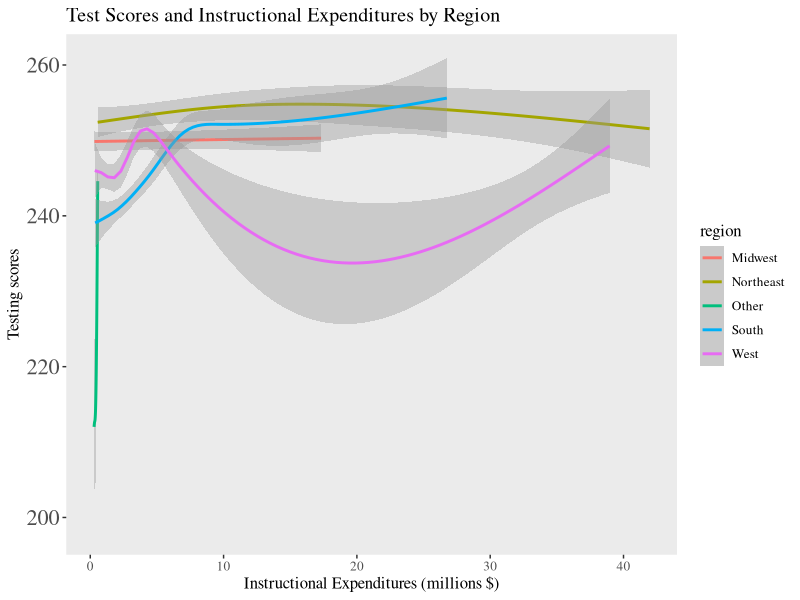
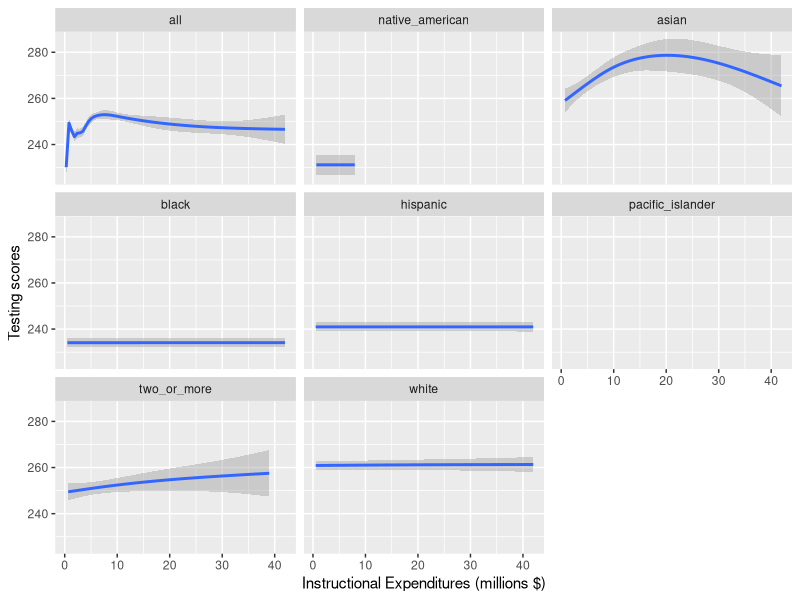
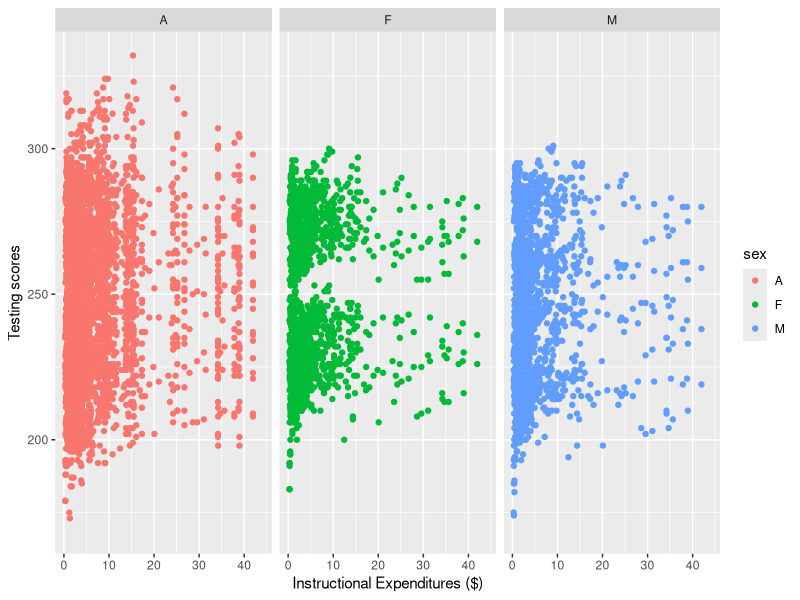
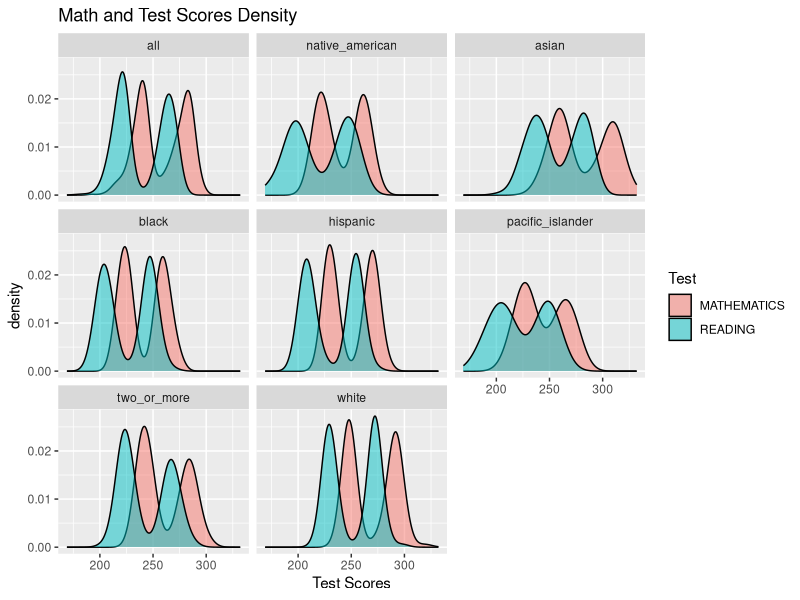
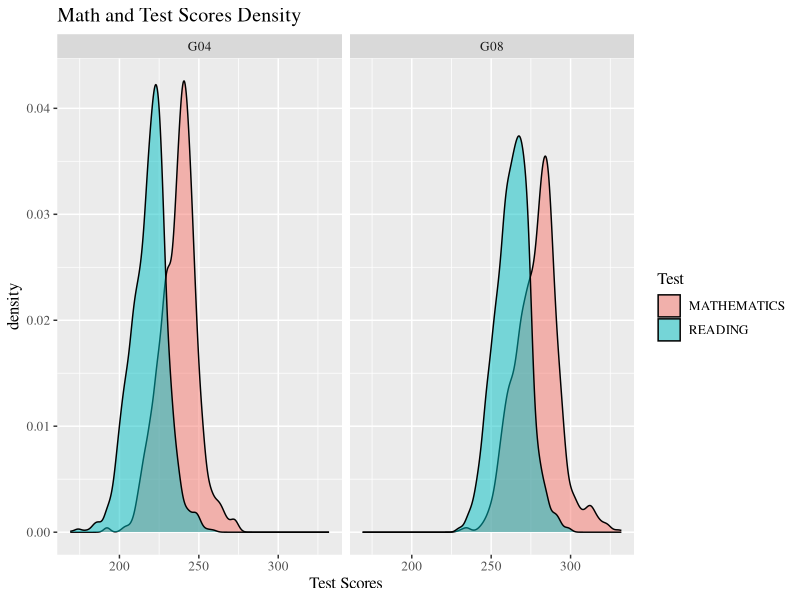
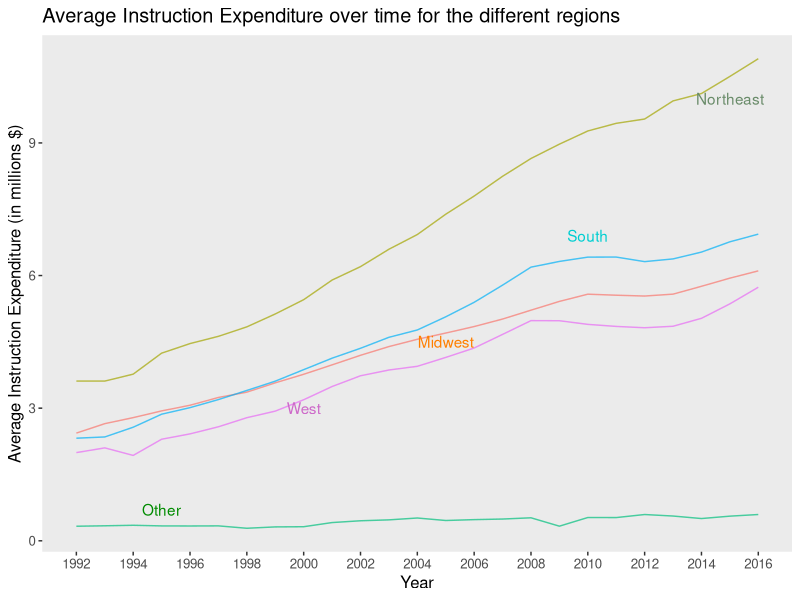
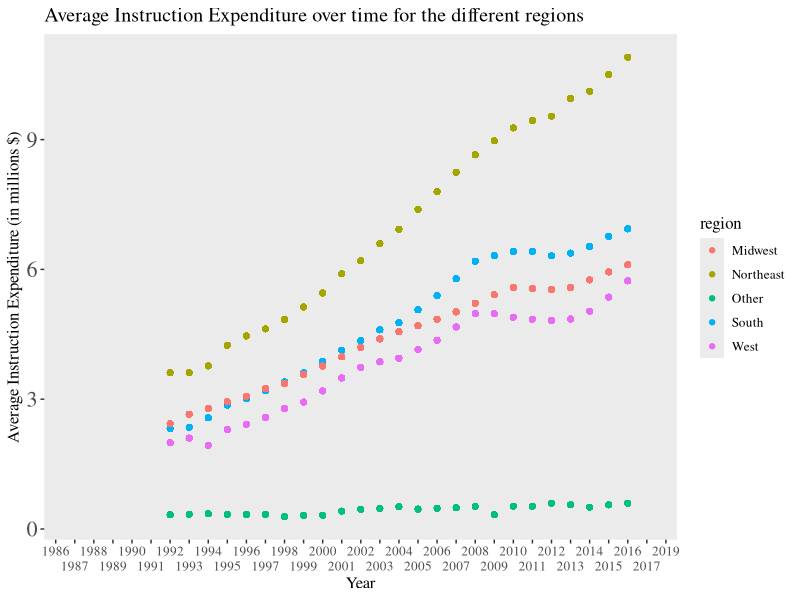

Generate these figures, in order, with R: (Note: this script raises an error after producing the figures.)
## ---- chunk 1
knitr::opts_chunk$set(echo = FALSE, message = FALSE, results = FALSE, warning = FALSE)
library(tidyverse)
library(readxl)
## ---- chunk 2
schools <- read_xlsx("US_schools_data.xlsx")
## ---- chunk 3
clean_schools <-schools %>%
  select(PRIMARY_KEY,
         TOTAL_EXPENDITURE, 
         INSTRUCTION_EXPENDITURE, 
         SUPPORT_SERVICES_EXPENDITURE, 
         OTHER_EXPENDITURE, 
         CAPITAL_OUTLAY_EXPENDITURE, 
         ends_with("READING"), 
         ends_with("MATHEMATICS"))
## ---- chunk 4

clean_schools$PRIMARY_KEY <- str_replace(clean_schools$PRIMARY_KEY,"_", " ")

clean_schools <- clean_schools %>%
  separate(PRIMARY_KEY, 
           into = c("year", "state"), 
           sep = " ")

clean_schools$state <- str_replace_all(clean_schools$state, "_", " ")


## ---- chunk 5
clean_schools <- clean_schools %>%
  pivot_longer("G04_A_A_READING":"G08_TR_A_MATHEMATICS",
               names_to = c("grade","race", "sex", "test"),
               names_sep = "_",
               values_to = "score")
## ---- chunk 6
clean_schools <- clean_schools %>%
  mutate(sex = as.factor(sex),
         race = fct_recode(as.factor(clean_schools$race), 
                           all = "A",
                           asian = "AS",
                           hispanic = "HI",
                           black = "BL",
                           white = "WH",
                           pacific_islander = "HP",
                           two_or_more = "TR",
                           native_american = "AM"),
         test = as.factor(test),
         grade =as.factor(grade),
         INSTRUCTION_EXPENDITURE = INSTRUCTION_EXPENDITURE / 1000000
         )
  
## ---- chunk 7
MIDWEST <- c("INDIANA",
             "ILLINOIS",
             "MICHIGAN",
             "OHIO",
             "WISCONSIN",
             "IOWA",
             "KANSAS",
             "MINNESOTA",
             "MISSOURI",
             "NEBRASKA",
             "NORTH DAKOTA",
             "SOUTH DAKOTA")

NORTHEAST <- c("CONNECTICUT",
               "MAINE",
               "MASSACHUSETTS",
               "NEW HAMPSHIRE",
               "RHODE ISLAND",
               "VERMONT",
               "NEW JERSEY",
               "NEW YORK",
               "PENNSYLVANIA")

SOUTH <- c("DELAWARE",
           "DISTRICT",
           "FLORIDA",
           "GEORGIA",
           "MARYLAND",
           "NORTH CAROLINA",
           "SOUTH CAROLINA",
           "VIRGINIA",
           "WEST VIRGINIA",
           "ALABAMA",
           "KENTUCKY",
           "MISSISSIPPI",
           "TENNESSEE",
           "ARKANSAS",
           "LOUISIANA",
           "OKLAHOMA",
           "TEXAS")

WEST <- c("ARIZONA",
          "COLORADO",
          "IDAHO",
          "NEW MEXICO",
          "MONTANA",
          "UTAH",
          "NEVADA",
          "WYOMING",
          "ALASKA",
          "CALIFORNIA",
          "HAWAII",
          "OREGON",
          "WASHINGTON")

clean_schools <- clean_schools %>%
  mutate(region = if_else(state %in% MIDWEST, "Midwest", 
                          if_else(state %in% NORTHEAST, "Northeast", 
                                  if_else(state %in% SOUTH, "South", 
                                          if_else(state %in% WEST, "West", "Other")))))

## ---- chunk 8
clean_schools %>%
  group_by(region) %>%
  ggplot(aes(x = INSTRUCTION_EXPENDITURE, y = score, color = region)) +
  geom_smooth() +
  theme(panel.grid.major = element_blank(), 
        panel.grid.minor = element_blank(),
        text=element_text(size=12, 
                          family="serif"),
                          axis.text.y = element_text(size = 16))+
  labs(title = "Test Scores and Instructional Expenditures by Region",
       x = "Instructional Expenditures (millions $)", 
       y = "Testing scores")  
## ---- chunk 9
clean_schools %>%
  ggplot(aes(x = INSTRUCTION_EXPENDITURE, y = score)) +
  #geom_point() +
  geom_smooth() +
  labs(x = "Instructional Expenditures (millions $)", 
       y = "Testing scores")  +
  facet_wrap(~race)
## ---- chunk 10
clean_schools %>%
  ggplot(aes(x = INSTRUCTION_EXPENDITURE, y = score, color = sex)) +
  geom_point() +
  labs(x = "Instructional Expenditures ($)", 
       y = "Testing scores")  +
  facet_wrap(~sex)
## ---- chunk 11
clean_schools %>%
  ggplot()+
  geom_density(mapping = aes(x = score, fill = test), alpha = 0.5)+
  facet_wrap(~race) +
  labs(title = "Math and Test Scores Density", x = "Test Scores", fill = "Test")
## ---- chunk 12
clean_schools %>%
  ggplot()+
  geom_density(mapping = aes(x = score, fill = test), alpha = 0.5)+
  facet_wrap(~grade) +
  theme(text=element_text(size=12, 
                          family="serif"))+
  labs(title = "Math and Test Scores Density", x = "Test Scores", fill = "Test")
## ---- chunk 13
clean_schools %>%
  filter(!is.na(INSTRUCTION_EXPENDITURE)) %>%
  group_by(year, region) %>%
  mutate(
    avg = mean(INSTRUCTION_EXPENDITURE, na.rm = TRUE),
         year = as.numeric(year),
    region = as.factor(region)
    ) %>%
  ggplot(mapping = aes(x = year, y = avg, color = region))+
  geom_line(alpha = 0.7) +
  theme(legend.position="none",
        panel.grid.major = element_blank(), 
        panel.grid.minor = element_blank(),
        text=element_text(size=12, family="sans"))+
  annotate(geom="text", x=2015, y=10, label="Northeast", color = "darkseagreen4") +
  annotate(geom="text", x=2000, y=3, label="West", color = "orchid3") +
  annotate(geom="text", x=1995, y=0.7, label="Other", color = "green4") +
  annotate(geom="text", x=2005, y=4.5, label="Midwest", color = "darkorange1") +
  annotate(geom="text", x=2010, y=6.9, label="South", color = "darkturquoise") +
  scale_x_continuous(breaks = round(seq(min(clean_schools$year), max(clean_schools$year), by = 2),1)) +
  labs(title = "Average Instruction Expenditure over time for the different regions", y = "Average Instruction Expenditure (in millions $)", x = "Year")
## ---- chunk 14
clean_schools %>%
  #filter(!is.na(INSTRUCTION_EXPENDITURE)) %>%
  group_by(year, region, race, sex) %>%
  mutate(  avg = mean(INSTRUCTION_EXPENDITURE, na.rm = TRUE),
         year = as.factor(year)) %>%
  ggplot(mapping = aes(x = year, y = avg, color = region))+
  geom_point() +
  scale_x_discrete(guide = guide_axis(n.dodge=2))+
  theme(panel.grid.major = element_blank(), 
        panel.grid.minor = element_blank(),
        text=element_text(size=12, 
                          family="serif"),
        axis.text.y = element_text(size = 16))+
  labs(title = "Average Instruction Expenditure over time for the different regions", y = "Average Instruction Expenditure (in millions $)", x = "Year")
## ---- chunk 15
clean_schools %>%
  group_by(year, region) %>%
  filter(year > 1992 & year < 2017) %>%
  mutate(
    avg = mean(INSTRUCTION_EXPENDITURE, na.rm = TRUE),
         year = as.factor(year)) %>%
  ggplot(mapping = aes(x = year, 
                       y = avg,
                       group = region,
                       color = fct_reorder2(region, year, INSTRUCTION_EXPENDITURE)))+
  geom_line() +
  scale_x_discrete(guide = guide_axis(n.dodge=2)) +
  #scale_colour_brewer(palette = "Paired") +
  theme(panel.grid.major = element_blank(), 
        panel.grid.minor = element_blank(),
        text=element_text(size=12, 
                          family="serif"),
        axis.text.y = element_text(size = 16))+
  # code for removing gridlines from https://felixfan.github.io/ggplot2-remove-grid-background-margin/
  # code for font from https://stackoverflow.com/questions/34522732/changing-fonts-in-ggplot2
  # annotation from https://ggplot2.tidyverse.org/reference/annotate.html
  labs(title = "Average Instruction Expenditure Over Time by Region",
       x = "Year",
       y = "Average Instruction Expenditure (Millions $)",
       color = "Region")+
  annotate("text", 
           x = "2012", 
           y = 7.75, 
           label = "Large increase \n for Northeast",
           size = 2)

## ---- chunk 16
clean_schools %>%
  filter(test == "MATHEMATICS",
         !is.na(score)) %>%
  lm(score ~ INSTRUCTION_EXPENDITURE, data = .) ->
  math_model

clean_schools %>%
  filter(test == "READING",
         !is.na(score)) %>%
  lm(score ~ INSTRUCTION_EXPENDITURE, data = .) ->
  reading_model
## ---- chunk 17
summary(math_model)
# math model has higher r^2
summary(reading_model)
## ---- chunk 18
clean_schools %>%
  lm(score ~ test, data = .) ->
  test_model
summary(test_model)
## ---- chunk 19
clean_schools %>%
  mutate(year = as.numeric(year)) %>%
  lm(score ~ test + year, data = .) %>%
  summary()
## ---- chunk 20
clean_schools %>%
  mutate(year = as.numeric(year),
         state = as.factor(state)) %>%
  lm(score ~ test + year + SUPPORT_SERVICES_EXPENDITURE, data = .) %>%
  summary()
## ---- chunk 21
clean_schools %>%
  mutate(year = as.numeric(year)) %>%
  lm(score ~ test + year + region + SUPPORT_SERVICES_EXPENDITURE, data = .) %>%
  summary()
## ---- chunk 22
clean_schools %>%
  mutate(year = as.numeric(year)) %>%
  lm(score ~ test + year + region + SUPPORT_SERVICES_EXPENDITURE + race, data = .) %>%
  summary()
## ---- chunk 23
clean_schools %>%
  mutate(year = as.numeric(year)) %>%
  lm(score ~ test + year + region + race, data = .) %>%
  summary()
## ---- chunk 24
clean_schools %>%
  mutate(year = as.numeric(year)) %>%
  lm(score ~ test + year + region + SUPPORT_SERVICES_EXPENDITURE + race + grade, data = .) %>%
  summary()
## ---- chunk 25
clean_schools %>%
  mutate(year = as.numeric(year)) %>%
  lm(score ~ test + year + region +  race + grade + sex, data = .) %>%
  summary()


## ---- chunk 26
clean_schools %>%
  mutate(year = as.numeric(year)) %>%
  lm(score ~ test + year + region + race + grade + INSTRUCTION_EXPENDITURE, data = .) %>%
  summary()
## ---- chunk 27
clean_schools %>%
  mutate(year = as.numeric(year)) %>%
  ggplot(mapping = aes(x = year, 
                           y = score,
                           color = race))+
  geom_point()+
  geom_jitter()+
  #stat_smooth(method = "lm")+
  facet_grid(rows = vars(test),
             cols = vars(grade))+
  theme(panel.grid.major = element_blank(), 
        panel.grid.minor = element_blank(),
        text=element_text(size=12, 
                          family="serif")
        )+
  labs(title = "Final Model Explaining Test Scores",
       color = "Race",
       x = "Year",
       y = "Test Score")
## ---- chunk 28
clean_schools %>%
  filter(year >= 2010,
         race != "all") %>%
  mutate(year = as.factor(year)) %>%
  ggplot(mapping = aes(x = year, 
                           y = score,
                           color = race))+
  geom_point()+
  geom_jitter()+
  stat_smooth(method = "lm")+
  facet_grid(rows = vars(test), cols = vars(grade))+
  scale_x_discrete(guide = guide_axis(n.dodge=2)) +
  theme(panel.grid.major = element_blank(), 
        panel.grid.minor = element_blank(),
        text=element_text(size=12, 
                          family="serif"))+
  labs(title = "Testing Scores by Race",
       color = "Race",
       x = "Year",
       y = "Test Score")
## ---- chunk 29
clean_schools %>%
  filter(year >= 2010,
         race != "all") %>%
  mutate(year = as.factor(year)) %>%
  ggplot(mapping = aes(x = year, 
                           y = score,
                           color = grade))+
  geom_point()+
  geom_jitter()+
  stat_smooth(method = "lm")+
  facet_grid(rows = vars(test), cols = vars(race))+
  scale_x_discrete(guide = guide_axis(n.dodge=2)) +
  theme(panel.grid.major = element_blank(), 
        panel.grid.minor = element_blank(),
        text=element_text(size=15, 
                          family="serif"),
                          axis.text.x = element_text(size = 8))+
  labs(title = "Testing Scores by Race after 2010",
       color = "Grade",
       x = "Year",
       y = "Test Score")
## ---- chunk 30
schools_lm <- clean_schools %>%
  mutate(year = as.numeric(year)) %>%
  lm(score ~ test + year + region + race + grade + INSTRUCTION_EXPENDITURE, data = .)
schools_predict <- predict(schools_lm)
schools_sigma <- sigma(schools_lm)
## ---- chunk 31
noise <- function(x, mean = 0, sd){
  n <- length(x)
  new_data <- x + rnorm(n, mean, sd)
  return(new_data)
}
## ---- chunk 32
new_data <- tibble(
  predict_score = noise(schools_predict,
                         sd = schools_sigma)
)
## ---- chunk 33
new_data <- clean_schools %>% 
  filter(!is.na(score), 
         !is.na(test), 
         !is.na(year),
         !is.na(region),
         !is.na(race),
         !is.na(grade),
         !is.na(INSTRUCTION_EXPENDITURE)) %>% 
  select(score, test, year, region, race, grade,
         INSTRUCTION_EXPENDITURE) %>% 
  bind_cols(new_data)
## ---- chunk 34
nsims <- 1000

sims <- map_dfc(1:nsims, ~tibble(
  sim = noise(schools_predict, 
              sd = schools_sigma)))
## ---- chunk 35
colnames(sims) <- colnames(sims) %>% 
  str_replace(pattern = "\\.\\.\\.",
                  replace = "_")
## ---- chunk 36
sims <- clean_schools %>% 
filter(!is.na(score), 
         !is.na(test), 
         !is.na(year),
         !is.na(region),
         !is.na(race),
         !is.na(grade),
         !is.na(INSTRUCTION_EXPENDITURE)) %>%  
  select(score) %>% 
  bind_cols(sims)
## ---- chunk 37
sim_r_sq <- sims %>% 
  map( ~lm(score ~ .x, data = sims)) %>% 
  map(broom::glance) %>% 
  map_dbl(~.$r.squared)
## ---- chunk 38
sim_r_sq <- sim_r_sq[names(sim_r_sq) != "score"]
head(sim_r_sq)
## ---- chunk 39
tibble(sims = sim_r_sq) %>% 
  ggplot(aes(x = sims)) + 
  geom_histogram()
